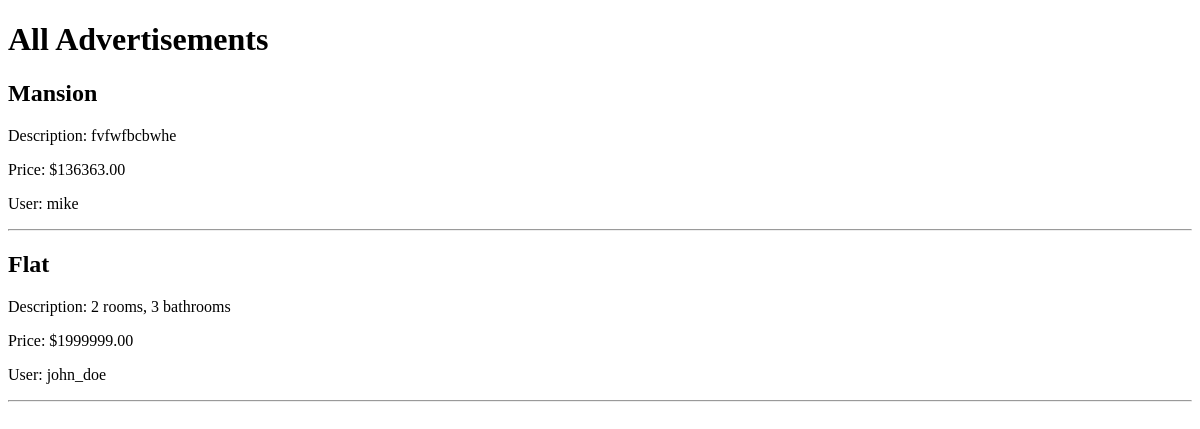
Page /home/ on the earlier database version.
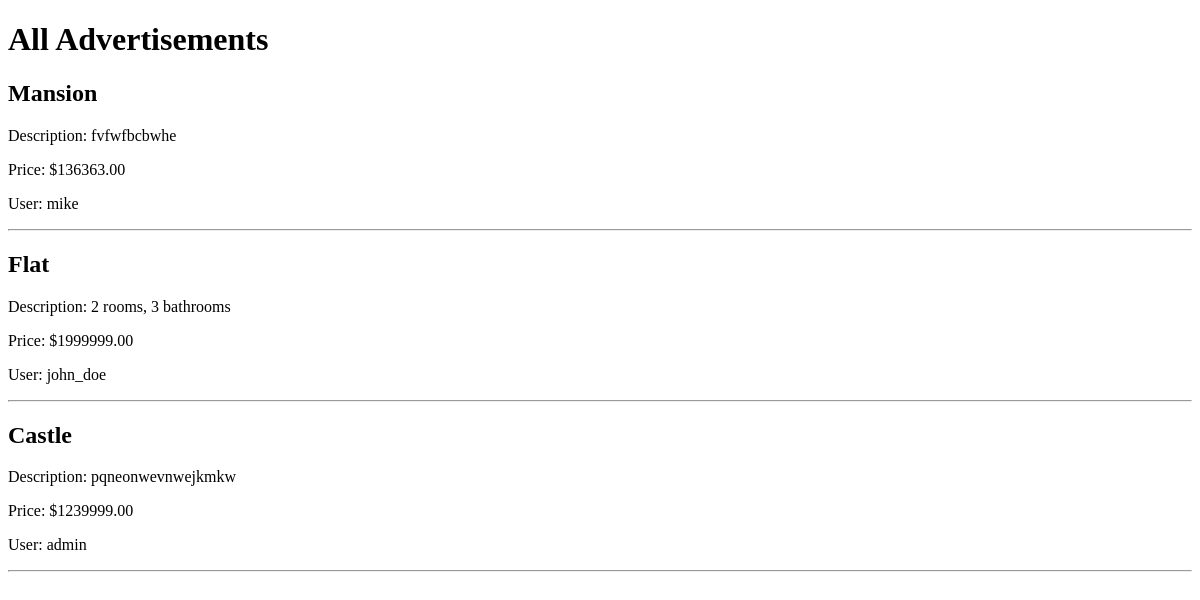
Same page on the later database version.
### listings/models.py (models this page shows, shortened)
class Property(models.Model):
    user = models.ForeignKey(User, null=True, blank=True, on_delete=models.CASCADE, related_name='properties')
    title = models.CharField(max_length=100, null=True, blank=True)
    description = models.TextField()
    price = models.DecimalField(max_digits=10, decimal_places=2, null=True, blank=True)
    created_at = models.DateTimeField(default=timezone.now)

### listings/views.py (the view)
# urls.py: path("home/", views.home, name="home"),
def home(request):
    properties = Property.objects.all()
    return render(request, 'listings/home.html', {'properties': properties})

### templates/listings/home.html (shortened to what this page needs)
<!DOCTYPE html>
<html>
<head>
</head>
<body>
    <h1>All Advertisements</h1>
    <div>
        {% for property in properties %}
        <div class="property">
            <h2>{{ property.title }}</h2>
            <p>Description: {{ property.description }}</p>
            <p>Price: ${{ property.price }}</p>
            <p>User: {{ property.user }}</p>
        </div>
        <hr>
        {% empty %}
        <p>No advertisements available.</p>
        {% endfor %}
    </div>
</body>
</html>

Differences in the rows shown:
added Property: title "Castle", description "pqneonwevnwejkmkw", price "1239999.00", user "admin"
